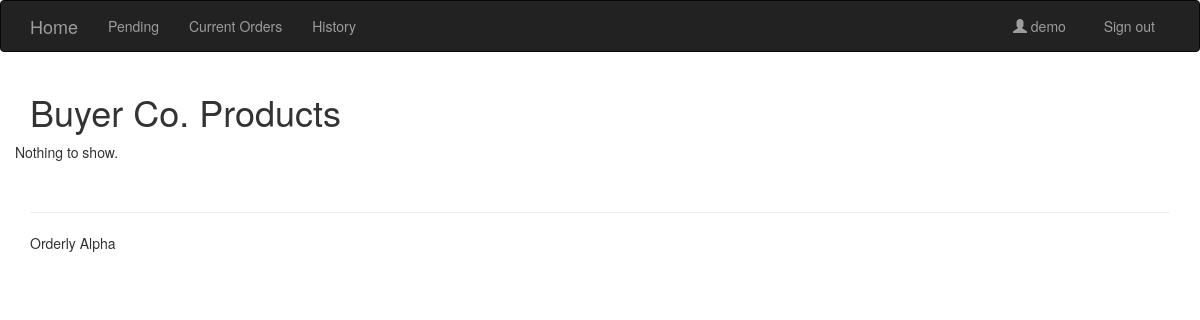
Page /demo/products/ (signed in) on the earlier database version.
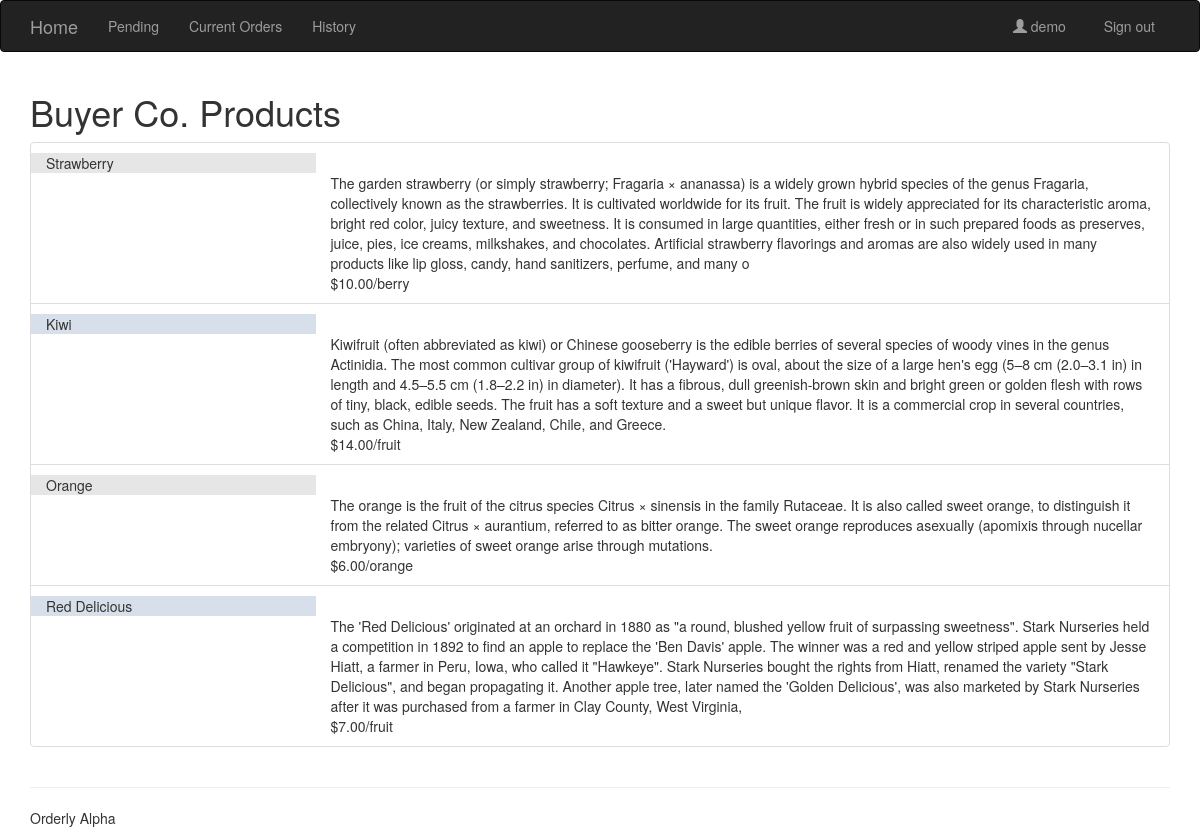
Same page on the later database version.
### orders/models.py (models this page shows, shortened)
class Business(models.Model):
  business_name = models.CharField(max_length=60)
  contact_name = models.CharField(max_length=60)
  website = models.URLField(max_length=200, blank=True)
  email = models.EmailField(max_length=254, blank=True)
  phone = models.CharField(max_length=15, blank=True)
  address = models.CharField(max_length=260, blank=True)
  tagline = models.CharField(max_length=150, blank=True) #describe your business in 150 characters or less!
  about = models.TextField(max_length=600, null=True, default=None)
  account = models.OneToOneField(userModels.Account, related_name='business', null=True, default=None, on_delete=models.CASCADE)
  picture = models.OneToOneField(userModels.Picture, related_name='business', blank=True, null=True, on_delete=models.CASCADE)
  class Meta:
      verbose_name_plural = "businesses"

class Product(models.Model):
  name = models.CharField(max_length=200, unique=True)
  description = models.TextField(max_length=600, blank=True)
  vendor = models.ForeignKey(Business, on_delete=models.CASCADE, default=None, related_name='products')
  price = models.DecimalField(max_digits=5, decimal_places=2, default=1.00)
  unit = models.CharField(max_length=11, default='unit') #I want unit and price to be associated in pairs that the user creates.
  picture = models.OneToOneField(userModels.Picture, related_name='product', blank=True, null=True, on_delete=models.CASCADE)

### orders/views.py (the view)
# urls.py: path('<slug:slug>/products/', views.productList, name='products'),
@login_required
def productList(request, slug):
  business = get_object_or_404(Business, account__slug=slug)
  list = business.products.all;
  context = {'business': business, 'list': list}
  return render(request, 'orders/products.html', context)

### orders/templates/orders/products.html
{% extends 'list.html' %}
{% load bootstrap3 %}
{% block title %}
    {{ business.business_name }} Products
{% endblock %}
{% block itemTitle %}
    {{ item.name }}
{% endblock %}
{% block itemContent %}
      <br/>{{ item.description }}
      <br/>${{ item.price }}/{{ item.unit }}
{% endblock %}

### shared_templates/list.html (shortened to what this page needs)
{% extends 'base.html' %}
{% block content %}
  <div class="container">
    <h1>{% block title %} Orderly {% endblock %}</h1>
    <ul class="list-group">
    {% for item in list %}
    <li class="list-group-item">
      <div class="row row-eq-height {% cycle 'row1' 'row2' %}">
        <div class="col-12 col-md-3 rowTitle">
          {% block itemTitle %}{% endblock %}
        </div>
        <div class="col-12 col-md-9">
          {% block itemContent %}{% endblock %}
        </div>
      </div>
    </li>
    {% empty %}
      <div class="row row1">
        <div class="col">
          <p> Nothing to show. </p>
        </div>
      </div>
    {% endfor %}
    </ul>
  </div>
{% endblock %}

### shared_templates/base.html (shortened to what this page needs)
{% load static from staticfiles %}
{% load bootstrap3 %}
<!DOCTYPE html>
<html lang="en">
  <head>
    {% bootstrap_css %}
    <link rel="stylesheet" href="http://code.jquery.com/ui/1.8.18/themes/base/jquery-ui.css" type="text/css" media="all"/>
    <link href="{% static 'orders/css/orders.css' %}" rel="stylesheet">
  </head>
<body>
  <div class="wrapper">
    <div class="navbar navbar-inverse">
      <div class="container">
        <div class="navbar-header">
          <a class="navbar-brand" href="{% url 'users:index' %}">Home</a>
        </div>
        <div class="navbar-collapse collapse">
          <ul class="nav navbar-nav">
            <li class=""><a href="{% url 'orders:pending' %}">Pending</a></li>
            <li class=""><a href="{% url 'orders:orders' %}">Current Orders</a></li>
            <li class=""><a href="{% url 'orders:history' %}">History</a></li>
          </ul>
          {% block nav_user %}
            {% if user.is_authenticated %}
              <ul class="nav navbar-nav navbar-right">
                <li id="nav-username"><a href="{% url 'orders:index' %}">
                  <span class="glyphicon glyphicon-user"></span>  {{ user.get_username }} &nbsp; </a>
                </li>
                <li>
                  <a href="{% url 'logout' %}">Sign out</a>
                </li>
              </ul>
            {% endif %}
          {% endblock %}
        </div>
      </div>
    </div>
{% block content %}
{% endblock %}
  </div> {% comment %} wrapper ends {% endcomment %}
  <div id="page-footer">
	<div class="container">
	  <footer>
		<hr />
		<p>Orderly Alpha</p>
	  </footer>
    </div>
  </div>
</body>
</html>

### orders/static/orders/css/orders.css (style rules this page uses)
.row1 .rowTitle { background-color: rgba(124, 124, 124, 0.19); }
.row2 .rowTitle { background-color: rgba(168, 188, 210, 0.46); }
a { color: #383838; }

Differences in the rows shown:
added Product: name "Strawberry", description "The garden strawberry (or simply strawberry; Fragaria × ananassa) is a widely grown hybrid species of the genus Fragaria, collectively known as the strawberries. It is cultivated worldwide for its fruit. The fruit is widely appreciated for its characteristic aroma, bright red color, juicy texture, and sweetness. It is consumed in large quantities, either fresh or in such prepared foods as preserves, juice, pies, ice creams, milkshakes, and chocolates. Artificial strawberry flavorings and aromas are also widely used in many products like lip gloss, candy, hand sanitizers, perfume, and many o", price "10.00", unit "berry"
added Product: name "Kiwi", description "Kiwifruit (often abbreviated as kiwi) or Chinese gooseberry is the edible berries of several species of woody vines in the genus Actinidia. The most common cultivar group of kiwifruit ('Hayward') is oval, about the size of a large hen's egg (5–8 cm (2.0–3.1 in) in length and 4.5–5.5 cm (1.8–2.2 in) in diameter). It has a fibrous, dull greenish-brown skin and bright green or golden flesh with rows of tiny, black, edible seeds. The fruit has a soft texture and a sweet but unique flavor. It is a commercial crop in several countries, such as China, Italy, New Zealand, Chile, and Greece.", price "14.00", unit "fruit"
added Product: name "Orange", description "The orange is the fruit of the citrus species Citrus × sinensis in the family Rutaceae. It is also called sweet orange, to distinguish it from the related Citrus × aurantium, referred to as bitter orange. The sweet orange reproduces asexually (apomixis through nucellar embryony); varieties of sweet orange arise through mutations.", price "6.00", unit "orange"
added Product: name "Red Delicious", description "The 'Red Delicious' originated at an orchard in 1880 as \"a round, blushed yellow fruit of surpassing sweetness\". Stark Nurseries held a competition in 1892 to find an apple to replace the 'Ben Davis' apple. The winner was a red and yellow striped apple sent by Jesse Hiatt, a farmer in Peru, Iowa, who called it \"Hawkeye\". Stark Nurseries bought the rights from Hiatt, renamed the variety \"Stark Delicious\", and began propagating it. Another apple tree, later named the 'Golden Delicious', was also marketed by Stark Nurseries after it was purchased from a farmer in Clay County, West Virginia,", price "7.00", unit "fruit"
Other differences:
text no longer shown: "Nothing to show."
